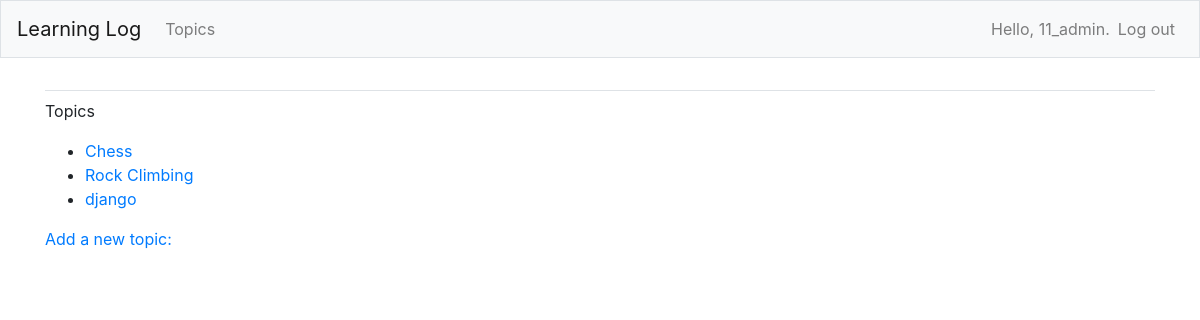
The page /topics/ (signed in) on the database as committed earlier.
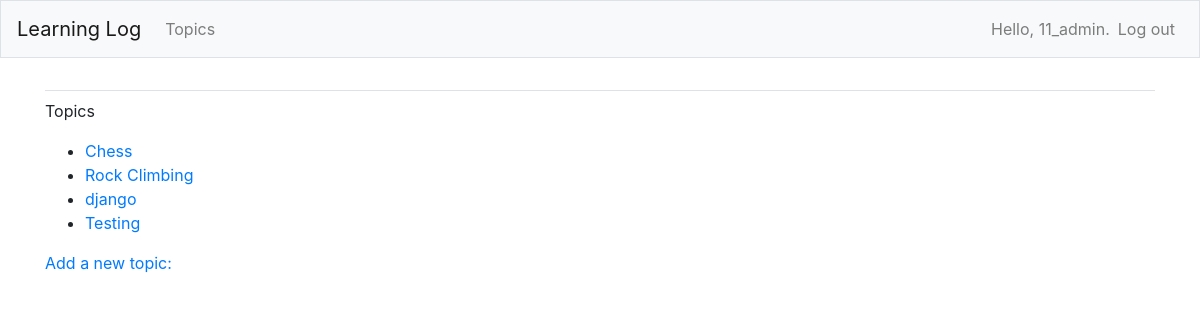
The same page on the database as committed later.
### learning_logs/models.py (models this page shows)
class Topic(models.Model):
    text = models.CharField(max_length=200)
    date_added = models.DateTimeField(auto_now_add=True)
    owner = models.ForeignKey(User, on_delete=models.CASCADE)
    def __str__(self):
        return self.text

### learning_logs/views.py (the view)
# urls.py: path('topics/', views.topics, name='topics'),
@login_required()
def topics(request):
    topics = Topic.objects.filter(owner=request.user).order_by('date_added')
    context = {'topics': topics}
    return render(request, 'learning_logs/topics.html', context)

### learning_logs/templates/learning_logs/topics.html
{% extends "learning_logs/base.html" %}
{% block content %}
  <p>Topics</p>
  <ul>
    {% for topic in topics %}
      <li>
        <a href="{% url 'learning_logs:topic' topic.id %}">{{ topic }}</a>
      </li>
    {% empty %}
      <li>No topics have been added yet.</li>
    {% endfor %}
  </ul>
  <a href="{% url 'learning_logs:new_topic' %}">Add a new topic:</a>
{% endblock content %}

Rows that differ between the two databases and show on the page:
added Topic: text "Testing"
